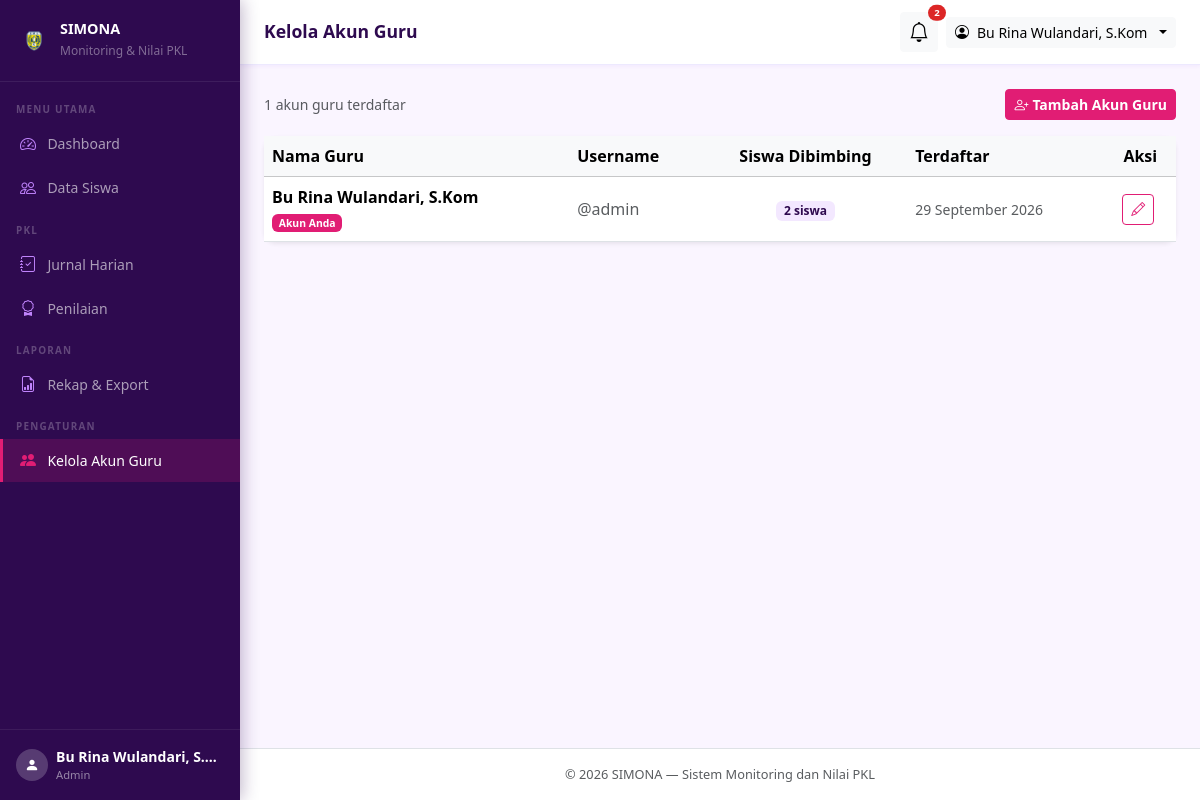
The app's page /admin/akun/index.php (signed in) with its own data.
### tables this page shows
CREATE TABLE IF NOT EXISTS `users` (
  `id`         INT UNSIGNED  NOT NULL AUTO_INCREMENT,
  `nama`       VARCHAR(100)  NOT NULL,
  `username`   VARCHAR(50)   NOT NULL,
  `password`   VARCHAR(255)  NOT NULL COMMENT 'Hasil password_hash(), bukan teks asli',
  `role`       ENUM('admin','siswa') NOT NULL DEFAULT 'siswa',
  `created_at` TIMESTAMP     NOT NULL DEFAULT CURRENT_TIMESTAMP,
  PRIMARY KEY (`id`),
  UNIQUE KEY `uq_username` (`username`)
);

### includes/auth.php (called while the page is built, shortened)
<?php
function current_user(): array
{
    return [
        'user_id'  => $_SESSION['user_id']  ?? null,
        'nama'     => $_SESSION['nama']     ?? '',
        'username' => $_SESSION['username'] ?? '',
        'role'     => $_SESSION['role']     ?? '',
        'siswa_id' => $_SESSION['siswa_id'] ?? null,
    ];
}
function current_role(): string
{
    return $_SESSION['role'] ?? '';
}

### includes/functions.php (called while the page is built, shortened)
<?php
function e(string $string): string
{
    return htmlspecialchars($string, ENT_QUOTES, 'UTF-8');
}
function format_tanggal(string $tanggal): string
{
    $bulan = [
        1  => 'Januari',  2  => 'Februari', 3  => 'Maret',
        4  => 'April',    5  => 'Mei',       6  => 'Juni',
        7  => 'Juli',     8  => 'Agustus',   9  => 'September',
        10 => 'Oktober',  11 => 'November',  12 => 'Desember',
    ];
    $ts = strtotime($tanggal);
    return date('j', $ts) . ' ' . $bulan[(int)date('n', $ts)] . ' ' . date('Y', $ts);
}

### admin/akun/index.php (the view, shortened to what this page needs)
<?php
require_once __DIR__ . '/../../includes/auth.php';
require_once __DIR__ . '/../../includes/functions.php';
$db   = get_db();
$admins = $db->query("
    SELECT u.id, u.nama, u.username, u.created_at,
           COUNT(s.id) AS jumlah_siswa
    FROM users u
    LEFT JOIN siswa s ON s.guru_pembimbing_id = u.id
    WHERE u.role = 'admin'
    GROUP BY u.id
    ORDER BY u.nama
")->fetchAll();
$page_title = 'Kelola Akun Guru';
require_once __DIR__ . '/../../includes/header.php';
?>
<div class="d-flex justify-content-between align-items-center mb-3">
  <p class="text-muted small mb-0"><?= count($admins) ?> akun guru terdaftar</p>
  <a href="<?= APP_URL ?>/admin/akun/tambah.php" class="btn btn-primary btn-sm">
    <i class="bi bi-person-plus me-1"></i>Tambah Akun Guru
  </a>
</div>
<div class="card border-0 shadow-sm">
  <div class="card-body p-0">
    <div class="table-responsive">
      <table class="table table-hover align-middle mb-0">
        <thead class="table-light">
          <tr>
            <th>Nama Guru</th>
            <th>Username</th>
            <th class="text-center">Siswa Dibimbing</th>
            <th>Terdaftar</th>
            <th class="text-center">Aksi</th>
          </tr>
        </thead>
        <tbody>
          <?php foreach ($admins as $a): ?>
          <tr>
            <td>
              <div class="fw-semibold"><?= e($a['nama']) ?></div>
              <?php if ($a['id'] == $user['user_id']): ?>
                <span class="badge bg-primary" style="font-size:0.65rem">Akun Anda</span>
              <?php endif; ?>
            </td>
            <td class="text-muted">@<?= e($a['username']) ?></td>
            <td class="text-center">
              <span class="badge bg-light text-dark"><?= $a['jumlah_siswa'] ?> siswa</span>
            </td>
            <td class="small text-muted"><?= format_tanggal(date('Y-m-d', strtotime($a['created_at']))) ?></td>
            <td class="text-center text-nowrap">
              <a href="<?= APP_URL ?>/admin/akun/edit.php?id=<?= $a['id'] ?>"
                 class="btn btn-sm btn-outline-primary me-1">
                <i class="bi bi-pencil"></i>
              </a>
            </td>
          </tr>
          <?php endforeach; ?>
        </tbody>
      </table>
    </div>
  </div>
</div>
<?php require_once __DIR__ . '/../../includes/footer.php'; ?>

### includes/header.php (shortened to what this page needs)
<?php
require_once __DIR__ . '/../includes/functions.php';
require_once __DIR__ . '/../includes/auth.php';
$page_title = $page_title ?? 'Monitoring PKL';
$user       = current_user();
$role       = current_role();
$base = ($role === 'admin') ? APP_URL . '/admin' : APP_URL . '/siswa';
$current = basename($_SERVER['PHP_SELF']);
$current_dir = basename(dirname($_SERVER['PHP_SELF']));
?>
<!DOCTYPE html>
<html lang="id">
<head>
  <link href="https://cdn.jsdelivr.net/npm/bootstrap@5.3.3/dist/css/bootstrap.min.css" rel="stylesheet">
  <link href="https://cdn.jsdelivr.net/npm/bootstrap-icons@1.11.3/font/bootstrap-icons.min.css" rel="stylesheet">
</head>
<body>
<nav class="sidebar" id="sidebar">
  <a href="<?= $base ?>/dashboard.php" class="sidebar-brand d-flex align-items-center gap-2 text-decoration-none">
    <img src="<?= APP_URL ?>/assets/img/logo-smk.png"
         alt="Logo SMK"
         style="width:36px;height:36px;object-fit:contain;flex-shrink:0">
    <div>
      <h6 class="mb-0">SIMONA</h6>
      <small>Monitoring & Nilai PKL</small>
    </div>
  </a>
  <div class="sidebar-nav">
    <?php if ($role === 'admin'): ?>
      <div class="sidebar-label">Menu Utama</div>
      <a href="<?= APP_URL ?>/admin/dashboard.php"
         class="nav-link <?= $current === 'dashboard.php' && $current_dir === 'admin' ? 'active' : '' ?>">
        <i class="bi bi-speedometer2"></i> Dashboard
      </a>
      <a href="<?= APP_URL ?>/admin/siswa/index.php"
         class="nav-link <?= $current_dir === 'siswa' ? 'active' : '' ?>">
        <i class="bi bi-people"></i> Data Siswa
      </a>
      <div class="sidebar-label">PKL</div>
      <a href="<?= APP_URL ?>/admin/jurnal/index.php"
         class="nav-link <?= $current_dir === 'jurnal' ? 'active' : '' ?>">
        <i class="bi bi-journal-check"></i> Jurnal Harian
      </a>
      <a href="<?= APP_URL ?>/admin/nilai/index.php"
         class="nav-link <?= $current_dir === 'nilai' ? 'active' : '' ?>">
        <i class="bi bi-award"></i> Penilaian
      </a>
      <div class="sidebar-label">Laporan</div>
      <a href="<?= APP_URL ?>/admin/laporan/index.php"
         class="nav-link <?= $current_dir === 'laporan' ? 'active' : '' ?>">
        <i class="bi bi-file-earmark-bar-graph"></i> Rekap & Export
      </a>
      <div class="sidebar-label">Pengaturan</div>
      <a href="<?= APP_URL ?>/admin/akun/index.php"
         class="nav-link <?= $current_dir === 'akun' ? 'active' : '' ?>">
        <i class="bi bi-people-fill"></i> Kelola Akun Guru
      </a>
    <?php endif; ?>
  </div>
  <div class="sidebar-footer">
    <div class="d-flex align-items-center gap-2">
      <div style="width:32px;height:32px;background:rgba(255,255,255,0.2);border-radius:50%;display:flex;align-items:center;justify-content:center;flex-shrink:0">
        <i class="bi bi-person-fill text-white small"></i>
      </div>
      <div style="min-width:0">
        <div class="text-white small fw-semibold text-truncate"><?= e($user['nama']) ?></div>
        <div style="color:rgba(255,255,255,0.5);font-size:0.7rem"><?= $role === 'admin' ? 'Admin' : 'Siswa' ?></div>
      </div>
    </div>
  </div>
</nav>
<div class="main-wrapper">
  <div class="topbar">
    <div class="d-flex align-items-center gap-3">
      <h5 class="page-heading"><?= e($page_title) ?></h5>
    </div>
    <div class="d-flex align-items-center gap-2">
      <?php if ($role === 'admin'):
        $db_bell = get_db();
        $pending_count = $db_bell->query("SELECT COUNT(*) FROM jurnal_harian WHERE status_verifikasi='menunggu'")->fetchColumn();
      ?>
      <div class="dropdown">
        <button class="btn btn-sm btn-light position-relative" data-bs-toggle="dropdown" aria-expanded="false">
          <i class="bi bi-bell fs-5"></i>
          <?php if ($pending_count > 0): ?>
            <span class="position-absolute top-0 start-100 translate-middle badge rounded-pill bg-danger"
                  style="font-size:0.6rem">
              <?= $pending_count > 9 ? '9+' : $pending_count ?>
            </span>
          <?php endif; ?>
        </button>
      </div>
      <?php endif; ?>
      <div class="dropdown">
        <button class="btn btn-sm btn-light dropdown-toggle d-flex align-items-center gap-2" data-bs-toggle="dropdown">
          <i class="bi bi-person-circle"></i>
          <span class="d-none d-sm-inline"><?= e($user['nama']) ?></span>
        </button>
      </div>
    </div>
  </div>
  <div class="content-area">

### includes/header.php (style rules this page uses)
:root { --sidebar-width: 240px; --primary: #2E0A4F; --accent: #E11D74; --accent-soft: #7C3AED; --accent-light: rgba(225,29,116,0.1); --accent-soft-light: rgba(124,58,237,0.1); }
body { background: #FAF5FF; font-family: 'Segoe UI', sans-serif; }
.sidebar { width: var(--sidebar-width); min-height: 100%; height: 100%; background: var(--primary); position: fixed; top: 0; left: 0; bottom: 0; z-index: 1000; transition: transform 0.3s ease; display: flex; flex-direction: column; box-shadow: 2px 0 16px rgba(46,10,79,0.3); }
.sidebar-brand { padding: 1.25rem 1rem; border-bottom: 1px solid rgba(255,255,255,0.08); text-decoration: none; }
.sidebar-brand h6 { color: #fff; font-weight: 700; margin: 0; font-size: 0.9rem; }
.sidebar-brand small { color: rgba(255,255,255,0.4); font-size: 0.75rem; }
.sidebar-nav { padding: 0.5rem 0; flex: 1; }
.sidebar-label { padding: 0.75rem 1rem 0.25rem; font-size: 0.62rem; font-weight: 700; letter-spacing: 1.2px; text-transform: uppercase; color: rgba(255,255,255,0.25); }
.sidebar-nav .nav-link { color: rgba(255,255,255,0.6); padding: 0.6rem 1rem; display: flex; align-items: center; gap: 0.65rem; font-size: 0.875rem; transition: all 0.2s; margin: 1px 0; border-left: 3px solid transparent; }
.sidebar-nav .nav-link.active { background: rgba(225,29,116,0.18); color: #fff; border-left-color: var(--accent); }
.sidebar-nav .nav-link i { color: #c084fc; font-size: 1rem; width: 18px; text-align: center; }
.sidebar-nav .nav-link.active i { color: var(--accent); }
.sidebar-footer { padding: 1rem; border-top: 1px solid rgba(255,255,255,0.07); }
.main-wrapper { margin-left: var(--sidebar-width); min-height: 100vh; display: flex; flex-direction: column; }
.topbar { background: #fff; border-bottom: 1px solid #ede9fe; padding: 0.75rem 1.5rem; display: flex; align-items: center; justify-content: space-between; position: sticky; top: 0; z-index: 999; box-shadow: 0 1px 4px rgba(124,58,237,0.07); }
.topbar .page-heading { font-weight: 700; color: var(--primary); margin: 0; font-size: 1.1rem; }
.content-area { padding: 1.5rem; flex: 1; }
.btn-primary { background: var(--accent) !important; border-color: var(--accent) !important; color: #fff !important; font-weight: 600 !important; }
.btn-outline-primary { color: var(--accent) !important; border-color: var(--accent) !important; }
.badge.bg-primary { background: var(--accent) !important; }
.badge.bg-danger { background: #dc2626 !important; }
.badge.bg-light { background: #f3e8ff !important; color: var(--primary) !important; }
a { color: var(--accent-soft); }
.card { border-radius: 12px !important; }

### records on screen
users: nama "Bu Rina Wulandari, S.…", nama "Bu Rina Wulandari, S.Kom", shows "Akun Anda", username "admin", jumlah_siswa "2", created_at "29 September 2026"

### other values on screen
$page_title "Kelola Akun Guru"
$pending_count "2"
count($admins) "1"
